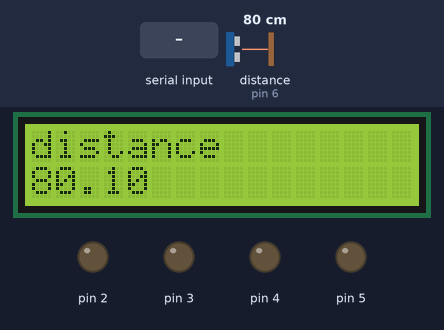
A sketch run on a simulated Arduino Uno, built with avr-gcc and run on an emulated ATmega328P. Parts: 16×2 character LCD, output pins drawn as LEDs (lit = HIGH). Wiring (inferred from the names in the program): ultrasonic range finder: trigger pin 7; echo pin 6. The test bench sets the inputs (shaded band); at power-on: distance to the obstacle (sensor on pin 6) 80 cm. The echo pulse lasts 58.3 µs per cm; pins used as bus, display or sensor lines are not drawn; what the sketch prints to the serial monitor is not drawn.

Above: at 1.2 s.
1.3 s: distance to the obstacle (sensor on pin 6) set to 2 cm
At 1.71 s:
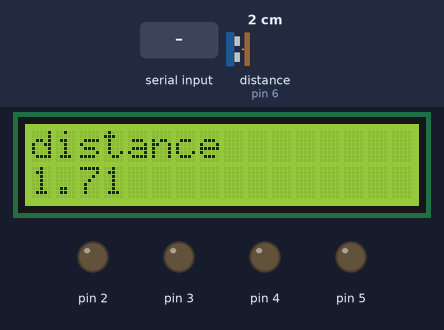
4.0 s: "F" received over Serial
At 4.23 s:
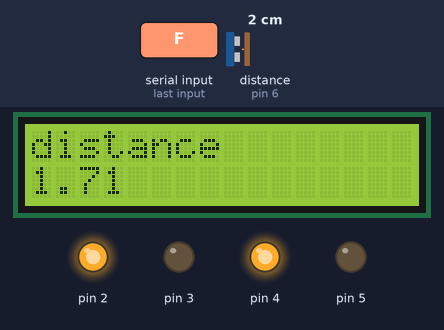
5.6 s: "B" received over Serial
At 5.85 s:
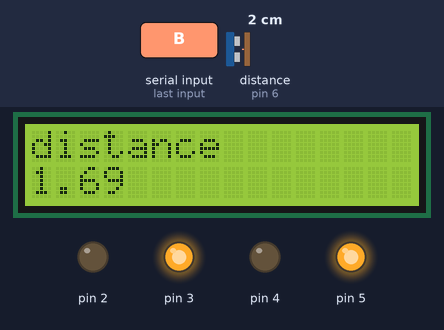
7.2 s: "L" received over Serial
At 7.47 s:
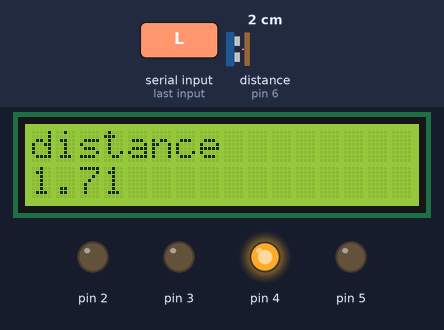
8.8 s: "R" received over Serial
At 10.3 s:
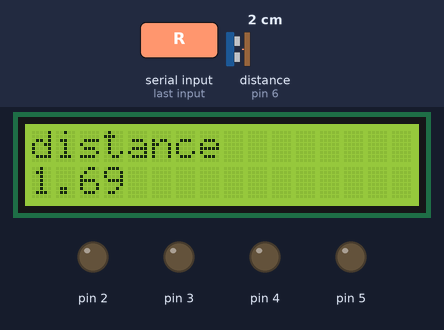
10.6 s: distance to the obstacle (sensor on pin 6) set to 9 cm
At 11.7 s:
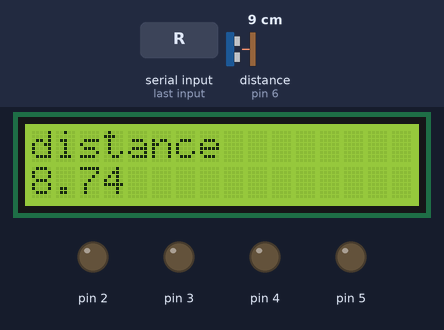
Timing chart, 0 to 13.5 s (numbered marks = the images above; inputs shaded):
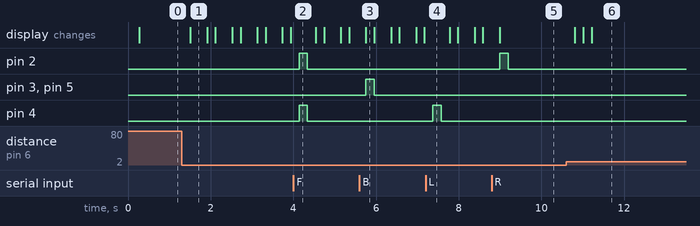

The sketch:

final.ino
```cpp
#include <LiquidCrystal.h>

#include <dht.h>
#define ECHOPIN 6       // Pin to receive echo pulse
#define TRIGPIN 7        // Pin to send trigger pulse
LiquidCrystal lcd(8,9,10,11,12,13);

  void forward()
{
  digitalWrite(2,HIGH);
  digitalWrite(3,LOW);
  digitalWrite(4,HIGH);
  digitalWrite(5,LOW);

}
void back()
{
  digitalWrite(2,LOW);
  digitalWrite(3,HIGH);
  digitalWrite(4,LOW);
  digitalWrite(5,HIGH);

}
void left()
{
  digitalWrite(2,LOW);
  digitalWrite(3,LOW);
  digitalWrite(4,HIGH);
  digitalWrite(5,LOW);

}
void right()
{
  digitalWrite(2,HIGH);
  digitalWrite(3,LOW);
  digitalWrite(4,LOW);
  digitalWrite(5,LOW);
}
void stp()
{
  digitalWrite(2,LOW);
  digitalWrite(3,LOW);
  digitalWrite(4,LOW);
  digitalWrite(5,LOW);
}
void setup()
{
   lcd.begin(16, 2);
  lcd.print("distance");
  Serial.begin(9600);
  pinMode(ECHOPIN, INPUT);
  pinMode(TRIGPIN, OUTPUT);
  pinMode(2, OUTPUT);
  pinMode(3, OUTPUT);
  pinMode(4, OUTPUT);
  pinMode(5, OUTPUT);
}
void loop()
{


      // Start Ranging -Generating a trigger of 10us burst
digitalWrite(TRIGPIN, LOW);
  delayMicroseconds(2);
  digitalWrite(TRIGPIN, HIGH);
  delayMicroseconds(10);
  digitalWrite(TRIGPIN, LOW);
  // Distance Calculation

  float distance = pulseIn(ECHOPIN, HIGH);
  distance= distance/58;
/* The speed of sound is 350 m/s or 29 us per cm.The Ultrasonic burst travels out & back.So to find the distance of object we divide by 58  */
  Serial.print(distance);
  Serial.println(" cm");
  delay(200);
    lcd.setCursor(0,1);
 lcd.println(distance);

  if (distance<=40)
  {
     digitalWrite(2,LOW);
        digitalWrite(3,LOW);
        digitalWrite(4,LOW);
        digitalWrite(5,LOW);
  }

   char data=Serial.read();
    if (data=='F')
    {
      Serial.println("forward");
      forward();
    }
    else if (data=='B')
    {
      Serial.println("back");
      back();
    }
    else if (data=='L')
    {
      Serial.println("left");
      left();
    }
    else if (data=='R')
    {
      Serial.println("right");
      right();
    }
    else if (data=='S')
    {
       Serial.println("stp");
       stp();
    }

  }
```

Measured:
- after the input at 1.3 s, the display: changes after 0.21 s (image 1)
- after the input at 4.0 s, pin 2, pin 4: LOW → HIGH after 0.14 s, → LOW 0.20 s later
- after the input at 5.6 s, pin 3, pin 5: LOW → HIGH after 0.16 s, → LOW 0.20 s later
- after the input at 7.2 s, pin 4: LOW → HIGH after 0.17 s, → LOW 0.20 s later
- after the input at 8.8 s, pin 2: LOW → HIGH after 0.19 s, → LOW 0.20 s later
- after the input at 10.6 s, the display: changes after 0.21 s (image 6)
- what the display in image 1 shows lasts 0.4 s, from 1.5 s to 1.9 s
